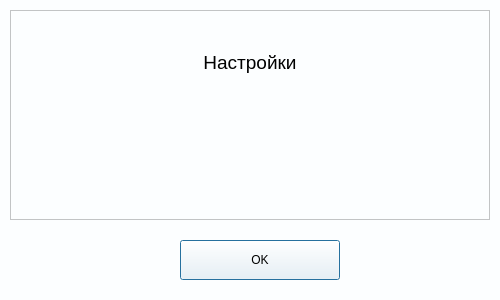
<?xml version="1.0" encoding="UTF-8"?>
<ui version="4.0">
 <class>Dialog</class>
 <widget class="QDialog" name="Dialog">
  <property name="geometry">
   <rect>
    <x>0</x>
    <y>0</y>
    <width>500</width>
    <height>300</height>
   </rect>
  </property>
  <property name="minimumSize">
   <size>
    <width>500</width>
    <height>300</height>
   </size>
  </property>
  <property name="maximumSize">
   <size>
    <width>500</width>
    <height>300</height>
   </size>
  </property>
  <property name="windowTitle">
   <string>Settings</string>
  </property>
  <property name="styleSheet">
   <string notr="true">background-color: #fcfeff</string>
  </property>
  <widget class="QTextBrowser" name="textBrowser">
   <property name="geometry">
    <rect>
     <x>10</x>
     <y>10</y>
     <width>480</width>
     <height>210</height>
    </rect>
   </property>
   <property name="html">
    <string>&lt;!DOCTYPE HTML PUBLIC &quot;-//W3C//DTD HTML 4.0//EN&quot; &quot;http://www.w3.org/TR/REC-html40/strict.dtd&quot;&gt;
&lt;html&gt;&lt;head&gt;&lt;meta name=&quot;qrichtext&quot; content=&quot;1&quot; /&gt;&lt;style type=&quot;text/css&quot;&gt;
p, li { white-space: pre-wrap; }
&lt;/style&gt;&lt;/head&gt;&lt;body style=&quot; font-family:'MS Shell Dlg 2'; font-size:7.8pt; font-weight:400; font-style:normal;&quot;&gt;
&lt;p align=&quot;center&quot; style=&quot;-qt-paragraph-type:empty; margin-top:0px; margin-bottom:0px; margin-left:0px; margin-right:0px; -qt-block-indent:0; text-indent:0px;&quot;&gt;&lt;br /&gt;&lt;/p&gt;
&lt;p align=&quot;center&quot; style=&quot;-qt-paragraph-type:empty; margin-top:0px; margin-bottom:0px; margin-left:0px; margin-right:0px; -qt-block-indent:0; text-indent:0px; font-size:14pt;&quot;&gt;&lt;br /&gt;&lt;/p&gt;
&lt;p align=&quot;center&quot; style=&quot; margin-top:0px; margin-bottom:0px; margin-left:0px; margin-right:0px; -qt-block-indent:0; text-indent:0px;&quot;&gt;&lt;span style=&quot; font-size:14pt;&quot;&gt;Настройки&lt;/span&gt;&lt;/p&gt;&lt;/body&gt;&lt;/html&gt;</string>
   </property>
  </widget>
  <widget class="QPushButton" name="pushButton">
   <property name="geometry">
    <rect>
     <x>180</x>
     <y>240</y>
     <width>160</width>
     <height>40</height>
    </rect>
   </property>
   <property name="text">
    <string>OK</string>
   </property>
  </widget>
 </widget>
 <resources/>
 <connections/>
</ui>
